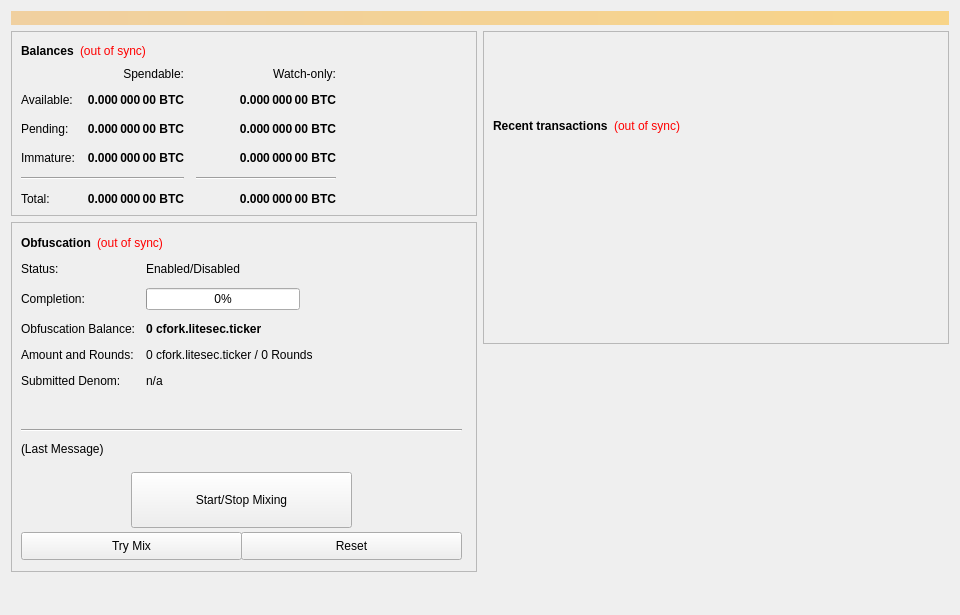
<?xml version="1.0" encoding="UTF-8"?>
<ui version="4.0">
 <class>OverviewPage</class>
 <widget class="QWidget" name="OverviewPage">
  <property name="geometry">
   <rect>
    <x>0</x>
    <y>0</y>
    <width>960</width>
    <height>615</height>
   </rect>
  </property>
  <property name="minimumSize">
   <size>
    <width>960</width>
    <height>0</height>
   </size>
  </property>
  <property name="windowTitle">
   <string>Form</string>
  </property>
  <layout class="QVBoxLayout" name="topLayout">
   <item>
    <widget class="QLabel" name="labelAlerts">
     <property name="visible">
      <bool>false</bool>
     </property>
     <property name="styleSheet">
      <string notr="true">background-color: qlineargradient(x1: 0, y1: 0, x2: 1, y2: 0, stop:0 #F0D0A0, stop:1 #F8D488); color:#000000;</string>
     </property>
     <property name="wordWrap">
      <bool>true</bool>
     </property>
     <property name="margin">
      <number>3</number>
     </property>
    </widget>
   </item>
   <item>
    <layout class="QHBoxLayout" name="horizontalLayout" stretch="1,1">
     <item>
      <layout class="QVBoxLayout" name="verticalLayout_2">
       <item>
        <widget class="QFrame" name="frame">
         <property name="frameShape">
          <enum>QFrame::StyledPanel</enum>
         </property>
         <property name="frameShadow">
          <enum>QFrame::Raised</enum>
         </property>
         <layout class="QVBoxLayout" name="verticalLayout_4">
          <item>
           <layout class="QHBoxLayout" name="horizontalLayout_4">
            <item>
             <widget class="QLabel" name="label_5">
              <property name="font">
               <font>
                <weight>75</weight>
                <bold>true</bold>
               </font>
              </property>
              <property name="text">
               <string>Balances</string>
              </property>
             </widget>
            </item>
            <item>
             <widget class="QLabel" name="labelWalletStatus">
              <property name="cursor">
               <cursorShape>WhatsThisCursor</cursorShape>
              </property>
              <property name="toolTip">
               <string>The displayed information may be out of date. Your wallet automatically synchronizes with the cfork.litesec.name.cap network after a connection is established, but this process has not completed yet.</string>
              </property>
              <property name="styleSheet">
               <string notr="true">QLabel { color: red; }</string>
              </property>
              <property name="text">
               <string notr="true">(out of sync)</string>
              </property>
              <property name="alignment">
               <set>Qt::AlignLeading|Qt::AlignLeft|Qt::AlignVCenter</set>
              </property>
             </widget>
            </item>
            <item>
             <spacer name="horizontalSpacer_3">
              <property name="orientation">
               <enum>Qt::Horizontal</enum>
              </property>
              <property name="sizeHint" stdset="0">
               <size>
                <width>40</width>
                <height>20</height>
               </size>
              </property>
             </spacer>
            </item>
           </layout>
          </item>
          <item>
           <layout class="QGridLayout" name="gridLayout">
            <property name="spacing">
             <number>12</number>
            </property>
            <item row="2" column="2">
             <widget class="QLabel" name="labelWatchPending">
              <property name="font">
               <font>
                <weight>75</weight>
                <bold>true</bold>
               </font>
              </property>
              <property name="cursor">
               <cursorShape>IBeamCursor</cursorShape>
              </property>
              <property name="toolTip">
               <string>Unconfirmed transactions to watch-only addresses</string>
              </property>
              <property name="text">
               <string notr="true">0.000 000 00 BTC</string>
              </property>
              <property name="alignment">
               <set>Qt::AlignRight|Qt::AlignTrailing|Qt::AlignVCenter</set>
              </property>
              <property name="textInteractionFlags">
               <set>Qt::LinksAccessibleByMouse|Qt::TextSelectableByKeyboard|Qt::TextSelectableByMouse</set>
              </property>
             </widget>
            </item>
            <item row="2" column="1">
             <widget class="QLabel" name="labelUnconfirmed">
              <property name="font">
               <font>
                <weight>75</weight>
                <bold>true</bold>
               </font>
              </property>
              <property name="cursor">
               <cursorShape>IBeamCursor</cursorShape>
              </property>
              <property name="toolTip">
               <string>Total of transactions that have yet to be confirmed, and do not yet count toward the spendable balance</string>
              </property>
              <property name="text">
               <string notr="true">0.000 000 00 BTC</string>
              </property>
              <property name="alignment">
               <set>Qt::AlignRight|Qt::AlignTrailing|Qt::AlignVCenter</set>
              </property>
              <property name="textInteractionFlags">
               <set>Qt::LinksAccessibleByMouse|Qt::TextSelectableByKeyboard|Qt::TextSelectableByMouse</set>
              </property>
             </widget>
            </item>
            <item row="3" column="2">
             <widget class="QLabel" name="labelWatchImmature">
              <property name="font">
               <font>
                <weight>75</weight>
                <bold>true</bold>
               </font>
              </property>
              <property name="cursor">
               <cursorShape>IBeamCursor</cursorShape>
              </property>
              <property name="toolTip">
               <string>Staked or masternode rewards in watch-only addresses that has not yet matured</string>
              </property>
              <property name="text">
               <string notr="true">0.000 000 00 BTC</string>
              </property>
              <property name="alignment">
               <set>Qt::AlignRight|Qt::AlignTrailing|Qt::AlignVCenter</set>
              </property>
              <property name="textInteractionFlags">
               <set>Qt::LinksAccessibleByMouse|Qt::TextSelectableByKeyboard|Qt::TextSelectableByMouse</set>
              </property>
             </widget>
            </item>
            <item row="4" column="0" colspan="2">
             <widget class="Line" name="lineSpendableBalance">
              <property name="orientation">
               <enum>Qt::Horizontal</enum>
              </property>
             </widget>
            </item>
            <item row="4" column="2">
             <widget class="Line" name="lineWatchBalance">
              <property name="sizePolicy">
               <sizepolicy hsizetype="Preferred" vsizetype="Fixed">
                <horstretch>0</horstretch>
                <verstretch>0</verstretch>
               </sizepolicy>
              </property>
              <property name="minimumSize">
               <size>
                <width>140</width>
                <height>0</height>
               </size>
              </property>
              <property name="orientation">
               <enum>Qt::Horizontal</enum>
              </property>
             </widget>
            </item>
            <item row="5" column="0">
             <widget class="QLabel" name="labelTotalText">
              <property name="text">
               <string>Total:</string>
              </property>
             </widget>
            </item>
            <item row="3" column="1">
             <widget class="QLabel" name="labelImmature">
              <property name="font">
               <font>
                <weight>75</weight>
                <bold>true</bold>
               </font>
              </property>
              <property name="cursor">
               <cursorShape>IBeamCursor</cursorShape>
              </property>
              <property name="toolTip">
               <string>Staked or masternode rewards that has not yet matured</string>
              </property>
              <property name="text">
               <string notr="true">0.000 000 00 BTC</string>
              </property>
              <property name="alignment">
               <set>Qt::AlignRight|Qt::AlignTrailing|Qt::AlignVCenter</set>
              </property>
              <property name="textInteractionFlags">
               <set>Qt::LinksAccessibleByMouse|Qt::TextSelectableByKeyboard|Qt::TextSelectableByMouse</set>
              </property>
             </widget>
            </item>
            <item row="2" column="3">
             <spacer name="horizontalSpacer_2">
              <property name="orientation">
               <enum>Qt::Horizontal</enum>
              </property>
              <property name="sizeHint" stdset="0">
               <size>
                <width>40</width>
                <height>20</height>
               </size>
              </property>
             </spacer>
            </item>
            <item row="3" column="0">
             <widget class="QLabel" name="labelImmatureText">
              <property name="text">
               <string>Immature:</string>
              </property>
             </widget>
            </item>
            <item row="5" column="1">
             <widget class="QLabel" name="labelTotal">
              <property name="font">
               <font>
                <weight>75</weight>
                <bold>true</bold>
               </font>
              </property>
              <property name="cursor">
               <cursorShape>IBeamCursor</cursorShape>
              </property>
              <property name="toolTip">
               <string>Your current total balance</string>
              </property>
              <property name="text">
               <string notr="true">0.000 000 00 BTC</string>
              </property>
              <property name="alignment">
               <set>Qt::AlignRight|Qt::AlignTrailing|Qt::AlignVCenter</set>
              </property>
              <property name="textInteractionFlags">
               <set>Qt::LinksAccessibleByMouse|Qt::TextSelectableByKeyboard|Qt::TextSelectableByMouse</set>
              </property>
             </widget>
            </item>
            <item row="5" column="2">
             <widget class="QLabel" name="labelWatchTotal">
              <property name="font">
               <font>
                <weight>75</weight>
                <bold>true</bold>
               </font>
              </property>
              <property name="cursor">
               <cursorShape>IBeamCursor</cursorShape>
              </property>
              <property name="toolTip">
               <string>Current total balance in watch-only addresses</string>
              </property>
              <property name="text">
               <string notr="true">0.000 000 00 BTC</string>
              </property>
              <property name="alignment">
               <set>Qt::AlignRight|Qt::AlignTrailing|Qt::AlignVCenter</set>
              </property>
              <property name="textInteractionFlags">
               <set>Qt::LinksAccessibleByMouse|Qt::TextSelectableByKeyboard|Qt::TextSelectableByMouse</set>
              </property>
             </widget>
            </item>
            <item row="0" column="2">
             <widget class="QLabel" name="labelWatchonly">
              <property name="text">
               <string>Watch-only:</string>
              </property>
              <property name="alignment">
               <set>Qt::AlignRight|Qt::AlignTrailing|Qt::AlignVCenter</set>
              </property>
             </widget>
            </item>
            <item row="1" column="0">
             <widget class="QLabel" name="labelBalanceText">
              <property name="text">
               <string>Available:</string>
              </property>
             </widget>
            </item>
            <item row="1" column="1">
             <widget class="QLabel" name="labelBalance">
              <property name="font">
               <font>
                <weight>75</weight>
                <bold>true</bold>
               </font>
              </property>
              <property name="cursor">
               <cursorShape>IBeamCursor</cursorShape>
              </property>
              <property name="toolTip">
               <string>Your current spendable balance</string>
              </property>
              <property name="text">
               <string notr="true">0.000 000 00 BTC</string>
              </property>
              <property name="alignment">
               <set>Qt::AlignRight|Qt::AlignTrailing|Qt::AlignVCenter</set>
              </property>
              <property name="textInteractionFlags">
               <set>Qt::LinksAccessibleByMouse|Qt::TextSelectableByKeyboard|Qt::TextSelectableByMouse</set>
              </property>
             </widget>
            </item>
            <item row="1" column="2">
             <widget class="QLabel" name="labelWatchAvailable">
              <property name="font">
               <font>
                <weight>75</weight>
                <bold>true</bold>
               </font>
              </property>
              <property name="cursor">
               <cursorShape>IBeamCursor</cursorShape>
              </property>
              <property name="toolTip">
               <string>Your current balance in watch-only addresses</string>
              </property>
              <property name="text">
               <string notr="true">0.000 000 00 BTC</string>
              </property>
              <property name="alignment">
               <set>Qt::AlignRight|Qt::AlignTrailing|Qt::AlignVCenter</set>
              </property>
              <property name="textInteractionFlags">
               <set>Qt::LinksAccessibleByMouse|Qt::TextSelectableByKeyboard|Qt::TextSelectableByMouse</set>
              </property>
             </widget>
            </item>
            <item row="2" column="0">
             <widget class="QLabel" name="labelPendingText">
              <property name="text">
               <string>Pending:</string>
              </property>
             </widget>
            </item>
            <item row="0" column="1">
             <widget class="QLabel" name="labelSpendable">
              <property name="text">
               <string>Spendable:</string>
              </property>
              <property name="alignment">
               <set>Qt::AlignRight|Qt::AlignTrailing|Qt::AlignVCenter</set>
              </property>
             </widget>
            </item>
           </layout>
          </item>
         </layout>
        </widget>
       </item>
       <item>
        <widget class="QFrame" name="frameObfuscation">
         <property name="minimumSize">
          <size>
           <width>0</width>
           <height>350</height>
          </size>
         </property>
         <property name="layoutDirection">
          <enum>Qt::LeftToRight</enum>
         </property>
         <property name="frameShape">
          <enum>QFrame::StyledPanel</enum>
         </property>
         <property name="frameShadow">
          <enum>QFrame::Raised</enum>
         </property>
         <widget class="QWidget" name="formLayoutWidget">
          <property name="geometry">
           <rect>
            <x>10</x>
            <y>40</y>
            <width>451</width>
            <height>161</height>
           </rect>
          </property>
          <layout class="QFormLayout" name="formLayout">
           <property name="fieldGrowthPolicy">
            <enum>QFormLayout::AllNonFixedFieldsGrow</enum>
           </property>
           <property name="horizontalSpacing">
            <number>11</number>
           </property>
           <property name="verticalSpacing">
            <number>12</number>
           </property>
           <item row="0" column="0">
            <widget class="QLabel" name="label_6">
             <property name="text">
              <string>Status:</string>
             </property>
            </widget>
           </item>
           <item row="1" column="0">
            <widget class="QLabel" name="label_7">
             <property name="text">
              <string>Completion:</string>
             </property>
            </widget>
           </item>
           <item row="1" column="1">
            <widget class="QProgressBar" name="obfuscationProgress">
             <property name="maximumSize">
              <size>
               <width>154</width>
               <height>16777215</height>
              </size>
             </property>
             <property name="value">
              <number>0</number>
             </property>
            </widget>
           </item>
           <item row="2" column="0">
            <widget class="QLabel" name="labelAnonymizedText">
             <property name="text">
              <string>Obfuscation Balance:</string>
             </property>
            </widget>
           </item>
           <item row="2" column="1">
            <widget class="QLabel" name="labelAnonymized">
             <property name="font">
              <font>
               <weight>75</weight>
               <bold>true</bold>
              </font>
             </property>
             <property name="text">
              <string notr="true">0 cfork.litesec.ticker</string>
             </property>
            </widget>
           </item>
           <item row="3" column="0">
            <widget class="QLabel" name="label_8">
             <property name="text">
              <string>Amount and Rounds:</string>
             </property>
            </widget>
           </item>
           <item row="3" column="1">
            <widget class="QLabel" name="labelAmountRounds">
             <property name="text">
              <string>0 cfork.litesec.ticker / 0 Rounds</string>
             </property>
            </widget>
           </item>
           <item row="4" column="0">
            <widget class="QLabel" name="label_9">
             <property name="text">
              <string>Submitted Denom:</string>
             </property>
            </widget>
           </item>
           <item row="4" column="1">
            <widget class="QLabel" name="labelSubmittedDenom">
             <property name="toolTip">
              <string>The denominations you submitted to the Masternode.&lt;br&gt;To mix, other users must submit the exact same denominations.</string>
             </property>
             <property name="text">
              <string>n/a</string>
             </property>
            </widget>
           </item>
           <item row="0" column="1">
            <widget class="QLabel" name="obfuscationEnabled">
             <property name="text">
              <string>Enabled/Disabled</string>
             </property>
            </widget>
           </item>
          </layout>
         </widget>
         <widget class="QPushButton" name="runAutoDenom">
          <property name="geometry">
           <rect>
            <x>251</x>
            <y>17</y>
            <width>1</width>
            <height>1</height>
           </rect>
          </property>
          <property name="palette">
           <palette>
            <active>
             <colorrole role="WindowText">
              <brush brushstyle="SolidPattern">
               <color alpha="255">
                <red>0</red>
                <green>0</green>
                <blue>0</blue>
               </color>
              </brush>
             </colorrole>
             <colorrole role="Button">
              <brush brushstyle="SolidPattern">
               <color alpha="255">
                <red>239</red>
                <green>238</green>
                <blue>238</blue>
               </color>
              </brush>
             </colorrole>
             <colorrole role="Light">
              <brush brushstyle="SolidPattern">
               <color alpha="255">
                <red>255</red>
                <green>255</green>
                <blue>255</blue>
               </color>
              </brush>
             </colorrole>
             <colorrole role="Midlight">
              <brush brushstyle="SolidPattern">
               <color alpha="255">
                <red>247</red>
                <green>246</green>
                <blue>246</blue>
               </color>
              </brush>
             </colorrole>
             <colorrole role="Dark">
              <brush brushstyle="SolidPattern">
               <color alpha="255">
                <red>119</red>
                <green>119</green>
                <blue>119</blue>
               </color>
              </brush>
             </colorrole>
             <colorrole role="Mid">
              <brush brushstyle="SolidPattern">
               <color alpha="255">
                <red>159</red>
                <green>159</green>
                <blue>159</blue>
               </color>
              </brush>
             </colorrole>
             <colorrole role="Text">
              <brush brushstyle="SolidPattern">
               <color alpha="255">
                <red>0</red>
                <green>0</green>
                <blue>0</blue>
               </color>
              </brush>
             </colorrole>
             <colorrole role="BrightText">
              <brush brushstyle="SolidPattern">
               <color alpha="255">
                <red>255</red>
                <green>255</green>
                <blue>255</blue>
               </color>
              </brush>
             </colorrole>
             <colorrole role="ButtonText">
              <brush brushstyle="SolidPattern">
               <color alpha="255">
                <red>0</red>
                <green>0</green>
                <blue>0</blue>
               </color>
              </brush>
             </colorrole>
             <colorrole role="Base">
              <brush brushstyle="SolidPattern">
               <color alpha="255">
                <red>255</red>
                <green>255</green>
                <blue>255</blue>
               </color>
              </brush>
             </colorrole>
             <colorrole role="Window">
              <brush brushstyle="SolidPattern">
               <color alpha="255">
                <red>239</red>
                <green>238</green>
                <blue>238</blue>
               </color>
              </brush>
             </colorrole>
             <colorrole role="Shadow">
              <brush brushstyle="SolidPattern">
               <color alpha="255">
                <red>0</red>
                <green>0</green>
                <blue>0</blue>
               </color>
              </brush>
             </colorrole>
             <colorrole role="AlternateBase">
              <brush brushstyle="SolidPattern">
               <color alpha="255">
                <red>247</red>
                <green>246</green>
                <blue>246</blue>
               </color>
              </brush>
             </colorrole>
             <colorrole role="ToolTipBase">
              <brush brushstyle="SolidPattern">
               <color alpha="255">
                <red>255</red>
                <green>255</green>
                <blue>220</blue>
               </color>
              </brush>
             </colorrole>
             <colorrole role="ToolTipText">
              <brush brushstyle="SolidPattern">
               <color alpha="255">
                <red>0</red>
                <green>0</green>
                <blue>0</blue>
               </color>
              </brush>
             </colorrole>
            </active>
            <inactive>
             <colorrole role="WindowText">
              <brush brushstyle="SolidPattern">
               <color alpha="255">
                <red>0</red>
                <green>0</green>
                <blue>0</blue>
               </color>
              </brush>
             </colorrole>
             <colorrole role="Button">
              <brush brushstyle="SolidPattern">
               <color alpha="255">
                <red>239</red>
                <green>238</green>
                <blue>238</blue>
               </color>
              </brush>
             </colorrole>
             <colorrole role="Light">
              <brush brushstyle="SolidPattern">
               <color alpha="255">
                <red>255</red>
                <green>255</green>
                <blue>255</blue>
               </color>
              </brush>
             </colorrole>
             <colorrole role="Midlight">
              <brush brushstyle="SolidPattern">
               <color alpha="255">
                <red>247</red>
                <green>246</green>
                <blue>246</blue>
               </color>
              </brush>
             </colorrole>
             <colorrole role="Dark">
              <brush brushstyle="SolidPattern">
               <color alpha="255">
                <red>119</red>
                <green>119</green>
                <blue>119</blue>
               </color>
              </brush>
             </colorrole>
             <colorrole role="Mid">
              <brush brushstyle="SolidPattern">
               <color alpha="255">
                <red>159</red>
                <green>159</green>
                <blue>159</blue>
               </color>
              </brush>
             </colorrole>
             <colorrole role="Text">
              <brush brushstyle="SolidPattern">
               <color alpha="255">
                <red>0</red>
                <green>0</green>
                <blue>0</blue>
               </color>
              </brush>
             </colorrole>
             <colorrole role="BrightText">
              <brush brushstyle="SolidPattern">
               <color alpha="255">
                <red>255</red>
                <green>255</green>
                <blue>255</blue>
               </color>
              </brush>
             </colorrole>
             <colorrole role="ButtonText">
              <brush brushstyle="SolidPattern">
               <color alpha="255">
                <red>0</red>
                <green>0</green>
                <blue>0</blue>
               </color>
              </brush>
             </colorrole>
             <colorrole role="Base">
              <brush brushstyle="SolidPattern">
               <color alpha="255">
                <red>255</red>
                <green>255</green>
                <blue>255</blue>
               </color>
              </brush>
             </colorrole>
             <colorrole role="Window">
              <brush brushstyle="SolidPattern">
               <color alpha="255">
                <red>239</red>
                <green>238</green>
                <blue>238</blue>
               </color>
              </brush>
             </colorrole>
             <colorrole role="Shadow">
              <brush brushstyle="SolidPattern">
               <color alpha="255">
                <red>0</red>
                <green>0</green>
                <blue>0</blue>
               </color>
              </brush>
             </colorrole>
             <colorrole role="AlternateBase">
              <brush brushstyle="SolidPattern">
               <color alpha="255">
                <red>247</red>
                <green>246</green>
                <blue>246</blue>
               </color>
              </brush>
             </colorrole>
             <colorrole role="ToolTipBase">
              <brush brushstyle="SolidPattern">
               <color alpha="255">
                <red>255</red>
                <green>255</green>
                <blue>220</blue>
               </color>
              </brush>
             </colorrole>
             <colorrole role="ToolTipText">
              <brush brushstyle="SolidPattern">
               <color alpha="255">
                <red>0</red>
                <green>0</green>
                <blue>0</blue>
               </color>
              </brush>
             </colorrole>
            </inactive>
            <disabled>
             <colorrole role="WindowText">
              <brush brushstyle="SolidPattern">
               <color alpha="255">
                <red>119</red>
                <green>119</green>
                <blue>119</blue>
               </color>
              </brush>
             </colorrole>
             <colorrole role="Button">
              <brush brushstyle="SolidPattern">
               <color alpha="255">
                <red>239</red>
                <green>238</green>
                <blue>238</blue>
               </color>
              </brush>
             </colorrole>
             <colorrole role="Light">
              <brush brushstyle="SolidPattern">
               <color alpha="255">
                <red>255</red>
                <green>255</green>
                <blue>255</blue>
               </color>
              </brush>
             </colorrole>
             <colorrole role="Midlight">
              <brush brushstyle="SolidPattern">
               <color alpha="255">
                <red>247</red>
                <green>246</green>
                <blue>246</blue>
               </color>
              </brush>
             </colorrole>
             <colorrole role="Dark">
              <brush brushstyle="SolidPattern">
               <color alpha="255">
                <red>119</red>
                <green>119</green>
                <blue>119</blue>
               </color>
              </brush>
             </colorrole>
             <colorrole role="Mid">
              <brush brushstyle="SolidPattern">
               <color alpha="255">
                <red>159</red>
                <green>159</green>
                <blue>159</blue>
               </color>
              </brush>
             </colorrole>
             <colorrole role="Text">
              <brush brushstyle="SolidPattern">
               <color alpha="255">
                <red>119</red>
                <green>119</green>
                <blue>119</blue>
               </color>
              </brush>
             </colorrole>
             <colorrole role="BrightText">
              <brush brushstyle="SolidPattern">
               <color alpha="255">
                <red>255</red>
                <green>255</green>
                <blue>255</blue>
               </color>
              </brush>
             </colorrole>
             <colorrole role="ButtonText">
              <brush brushstyle="SolidPattern">
               <color alpha="255">
                <red>119</red>
                <green>119</green>
                <blue>119</blue>
               </color>
              </brush>
             </colorrole>
             <colorrole role="Base">
              <brush brushstyle="SolidPattern">
               <color alpha="255">
                <red>239</red>
                <green>238</green>
                <blue>238</blue>
               </color>
              </brush>
             </colorrole>
             <colorrole role="Window">
              <brush brushstyle="SolidPattern">
               <color alpha="255">
                <red>239</red>
                <green>238</green>
                <blue>238</blue>
               </color>
              </brush>
             </colorrole>
             <colorrole role="Shadow">
              <brush brushstyle="SolidPattern">
               <color alpha="255">
                <red>0</red>
                <green>0</green>
                <blue>0</blue>
               </color>
              </brush>
             </colorrole>
             <colorrole role="AlternateBase">
              <brush brushstyle="SolidPattern">
               <color alpha="255">
                <red>239</red>
                <green>238</green>
                <blue>238</blue>
               </color>
              </brush>
             </colorrole>
             <colorrole role="ToolTipBase">
              <brush brushstyle="SolidPattern">
               <color alpha="255">
                <red>255</red>
                <green>255</green>
                <blue>220</blue>
               </color>
              </brush>
             </colorrole>
             <colorrole role="ToolTipText">
              <brush brushstyle="SolidPattern">
               <color alpha="255">
                <red>0</red>
                <green>0</green>
                <blue>0</blue>
               </color>
              </brush>
             </colorrole>
            </disabled>
           </palette>
          </property>
          <property name="focusPolicy">
           <enum>Qt::NoFocus</enum>
          </property>
          <property name="autoFillBackground">
           <bool>true</bool>
          </property>
          <property name="text">
           <string/>
          </property>
          <property name="flat">
           <bool>true</bool>
          </property>
         </widget>
         <widget class="QPushButton" name="toggleObfuscation">
          <property name="geometry">
           <rect>
            <x>120</x>
            <y>250</y>
            <width>221</width>
            <height>56</height>
           </rect>
          </property>
          <property name="sizePolicy">
           <sizepolicy hsizetype="MinimumExpanding" vsizetype="Fixed">
            <horstretch>0</horstretch>
            <verstretch>0</verstretch>
           </sizepolicy>
          </property>
          <property name="text">
           <string>Start/Stop Mixing</string>
          </property>
         </widget>
         <widget class="Line" name="lineLastMessage">
          <property name="geometry">
           <rect>
            <x>10</x>
            <y>200</y>
            <width>441</width>
            <height>16</height>
           </rect>
          </property>
          <property name="orientation">
           <enum>Qt::Horizontal</enum>
          </property>
         </widget>
         <widget class="QLabel" name="obfuscationStatus">
          <property name="geometry">
           <rect>
            <x>10</x>
            <y>220</y>
            <width>451</width>
            <height>61</height>
           </rect>
          </property>
          <property name="minimumSize">
           <size>
            <width>288</width>
            <height>43</height>
           </size>
          </property>
          <property name="text">
           <string>(Last Message)</string>
          </property>
          <property name="alignment">
           <set>Qt::AlignLeading|Qt::AlignLeft|Qt::AlignTop</set>
          </property>
          <property name="wordWrap">
           <bool>true</bool>
          </property>
         </widget>
         <widget class="QPushButton" name="obfuscationAuto">
          <property name="geometry">
           <rect>
            <x>10</x>
            <y>310</y>
            <width>221</width>
            <height>28</height>
           </rect>
          </property>
          <property name="sizePolicy">
           <sizepolicy hsizetype="MinimumExpanding" vsizetype="Fixed">
            <horstretch>0</horstretch>
            <verstretch>0</verstretch>
           </sizepolicy>
          </property>
          <property name="toolTip">
           <string>Try to manually submit a Obfuscation request.</string>
          </property>
          <property name="text">
           <string>Try Mix</string>
          </property>
         </widget>
         <widget class="QPushButton" name="obfuscationReset">
          <property name="geometry">
           <rect>
            <x>230</x>
            <y>310</y>
            <width>221</width>
            <height>28</height>
           </rect>
          </property>
          <property name="sizePolicy">
           <sizepolicy hsizetype="MinimumExpanding" vsizetype="Fixed">
            <horstretch>0</horstretch>
            <verstretch>0</verstretch>
           </sizepolicy>
          </property>
          <property name="toolTip">
           <string>Reset the current status of Obfuscation (can interrupt Obfuscation if it's in the process of Mixing, which can cost you money!)</string>
          </property>
          <property name="autoFillBackground">
           <bool>false</bool>
          </property>
          <property name="text">
           <string>Reset</string>
          </property>
         </widget>
         <widget class="QWidget" name="layoutWidget">
          <property name="geometry">
           <rect>
            <x>10</x>
            <y>10</y>
            <width>431</width>
            <height>22</height>
           </rect>
          </property>
          <layout class="QHBoxLayout" name="horizontalLayout_5">
           <item>
            <widget class="QLabel" name="label_2">
             <property name="font">
              <font>
               <weight>75</weight>
               <bold>true</bold>
              </font>
             </property>
             <property name="text">
              <string>Obfuscation</string>
             </property>
            </widget>
           </item>
           <item>
            <widget class="QLabel" name="labelObfuscationSyncStatus">
             <property name="toolTip">
              <string>The displayed information may be out of date. Your wallet automatically synchronizes with the cfork.litesec.name.cap network after a connection is established, but this process has not completed yet.</string>
             </property>
             <property name="styleSheet">
              <string notr="true">QLabel { color: red; }</string>
             </property>
             <property name="text">
              <string notr="true">(out of sync)</string>
             </property>
             <property name="alignment">
              <set>Qt::AlignLeading|Qt::AlignLeft|Qt::AlignVCenter</set>
             </property>
            </widget>
           </item>
           <item>
            <spacer name="horizontalSpacer_4">
             <property name="orientation">
              <enum>Qt::Horizontal</enum>
             </property>
             <property name="sizeHint" stdset="0">
              <size>
               <width>40</width>
               <height>20</height>
              </size>
             </property>
            </spacer>
           </item>
          </layout>
         </widget>
        </widget>
       </item>
       <item>
        <spacer name="verticalSpacer">
         <property name="orientation">
          <enum>Qt::Vertical</enum>
         </property>
         <property name="sizeHint" stdset="0">
          <size>
           <width>20</width>
           <height>40</height>
          </size>
         </property>
        </spacer>
       </item>
      </layout>
     </item>
     <item>
      <layout class="QVBoxLayout" name="verticalLayout_3">
       <item>
        <widget class="QFrame" name="frame_2">
         <property name="frameShape">
          <enum>QFrame::StyledPanel</enum>
         </property>
         <property name="frameShadow">
          <enum>QFrame::Raised</enum>
         </property>
         <layout class="QVBoxLayout" name="verticalLayout">
          <item>
           <spacer name="verticalSpacer_3">
            <property name="orientation">
             <enum>Qt::Vertical</enum>
            </property>
            <property name="sizeType">
             <enum>QSizePolicy::Fixed</enum>
            </property>
            <property name="sizeHint" stdset="0">
             <size>
              <width>20</width>
              <height>75</height>
             </size>
            </property>
           </spacer>
          </item>
          <item>
           <layout class="QHBoxLayout" name="horizontalLayout_2">
            <item>
             <widget class="QLabel" name="label_4">
              <property name="font">
               <font>
                <weight>75</weight>
                <bold>true</bold>
               </font>
              </property>
              <property name="text">
               <string>Recent transactions</string>
              </property>
             </widget>
            </item>
            <item>
             <widget class="QLabel" name="labelTransactionsStatus">
              <property name="cursor">
               <cursorShape>WhatsThisCursor</cursorShape>
              </property>
              <property name="toolTip">
               <string>The displayed information may be out of date. Your wallet automatically synchronizes with the cfork.litesec.name.cap network after a connection is established, but this process has not completed yet.</string>
              </property>
              <property name="styleSheet">
               <string notr="true">QLabel { color: red; }</string>
              </property>
              <property name="text">
               <string notr="true">(out of sync)</string>
              </property>
              <property name="alignment">
               <set>Qt::AlignRight|Qt::AlignTrailing|Qt::AlignVCenter</set>
              </property>
             </widget>
            </item>
            <item>
             <spacer name="horizontalSpacer">
              <property name="orientation">
               <enum>Qt::Horizontal</enum>
              </property>
              <property name="sizeHint" stdset="0">
               <size>
                <width>40</width>
                <height>20</height>
               </size>
              </property>
             </spacer>
            </item>
           </layout>
          </item>
          <item>
           <widget class="QListView" name="listTransactions">
            <property name="styleSheet">
             <string notr="true">QListView { background: transparent; }</string>
            </property>
            <property name="frameShape">
             <enum>QFrame::NoFrame</enum>
            </property>
            <property name="verticalScrollBarPolicy">
             <enum>Qt::ScrollBarAlwaysOff</enum>
            </property>
            <property name="horizontalScrollBarPolicy">
             <enum>Qt::ScrollBarAlwaysOff</enum>
            </property>
            <property name="selectionMode">
             <enum>QAbstractItemView::NoSelection</enum>
            </property>
           </widget>
          </item>
         </layout>
        </widget>
       </item>
       <item>
        <spacer name="verticalSpacer_2">
         <property name="orientation">
          <enum>Qt::Vertical</enum>
         </property>
         <property name="sizeType">
          <enum>QSizePolicy::Expanding</enum>
         </property>
         <property name="sizeHint" stdset="0">
          <size>
           <width>20</width>
           <height>40</height>
          </size>
         </property>
        </spacer>
       </item>
      </layout>
     </item>
    </layout>
   </item>
  </layout>
 </widget>
 <resources/>
 <connections/>
</ui>
